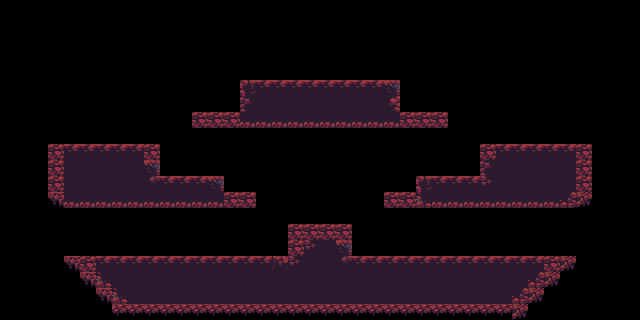

A 2D game scene composited from a Tiled map and its tileset images. What follows is a short description and the map's XML, with every tile layer's data as written:
An orthogonal 40x20 tile map with 16x16 px tiles, 1 tile layer (Capa de patrones 1), 2 tilesets.

<map version="1.5" tiledversion="1.7.2" orientation="orthogonal" renderorder="right-down" width="40" height="20" tilewidth="16" tileheight="16" infinite="0" nextlayerid="2" nextobjectid="1">
 <editorsettings>
  <export target="play.csv" format="csv" />
 </editorsettings>
 <tileset firstgid="1" name="wasteland_bk" tilewidth="16" tileheight="16" tilecount="28" columns="4">
  <image source="../images/wasteland_bk.PNG" trans="000000" width="64" height="112" />
 </tileset>
 <tileset firstgid="29" name="player" tilewidth="32" tileheight="42" tilecount="24" columns="24">
  <image source="../images/player.png" trans="000000" width="792" height="42" />
 </tileset>
 <layer id="1" name="Capa de patrones 1" width="40" height="20">
  <data encoding="csv">
0,0,0,0,0,0,0,0,0,0,0,0,0,0,0,0,0,0,0,0,0,0,0,0,0,0,0,0,0,0,0,0,0,0,0,0,0,0,0,0,
0,0,0,0,0,0,0,0,0,0,0,0,0,0,0,0,0,0,0,0,0,0,0,0,0,0,0,0,0,0,0,0,0,0,0,0,0,0,0,0,
0,0,0,0,0,0,0,0,0,0,0,0,0,0,0,0,0,0,0,0,0,0,0,0,0,0,0,0,0,0,0,0,0,0,0,0,0,0,0,0,
0,0,0,0,0,0,0,0,0,0,0,0,0,0,0,0,0,0,0,0,0,0,0,0,0,0,0,0,0,0,0,0,0,0,0,0,0,0,0,0,
0,0,0,0,0,0,0,0,0,0,0,0,0,0,0,0,0,0,0,0,0,0,0,0,0,0,0,0,0,0,0,0,0,0,0,0,0,0,0,0,
0,0,0,0,0,0,0,0,0,0,0,0,0,0,0,4,11,11,11,11,11,11,11,11,6,0,0,0,0,0,0,0,0,0,0,0,0,0,0,0,
0,0,0,0,0,0,0,0,0,0,0,0,0,0,0,9,10,10,10,10,10,10,10,10,8,0,0,0,0,0,0,0,0,0,0,0,0,0,0,0,
0,0,0,0,0,0,0,0,0,0,0,0,7,7,7,2,2,2,2,2,2,2,2,2,2,7,7,7,0,0,0,0,0,0,0,0,0,0,0,0,
0,0,0,0,0,0,0,0,0,0,0,0,0,0,0,0,0,0,0,0,0,0,0,0,0,0,0,0,0,0,0,0,0,0,0,0,0,0,0,0,
0,0,0,7,11,11,11,11,11,7,0,0,0,0,0,0,0,0,0,0,0,0,0,0,0,0,0,0,0,0,7,11,11,11,11,11,7,0,0,0,
0,0,0,7,10,10,10,10,10,6,0,0,0,0,0,0,0,0,0,0,0,0,0,0,0,0,0,0,0,0,9,10,10,10,10,10,7,0,0,0,
0,0,0,7,10,10,10,10,10,13,11,11,11,6,0,0,0,0,0,0,0,0,0,0,0,0,4,11,11,11,14,10,10,10,10,10,7,0,0,0,
0,0,0,19,2,2,2,2,2,2,2,2,2,2,7,7,0,0,0,0,0,0,0,0,7,7,15,2,2,2,2,2,2,2,2,16,17,0,0,0,
0,0,0,0,0,0,0,0,0,0,0,0,0,0,0,0,0,0,0,0,0,0,0,0,0,0,0,0,0,0,0,0,0,0,0,0,0,0,0,0,
0,0,0,0,0,0,0,0,0,0,0,0,0,0,0,0,0,0,7,7,7,7,0,0,0,0,0,0,0,0,0,0,0,0,0,0,0,0,0,0,
0,0,0,0,0,0,0,0,0,0,0,0,0,0,0,0,0,0,7,14,10,6,0,0,0,0,0,0,0,0,0,0,0,0,0,0,0,0,0,0,
0,0,0,0,19,7,11,11,11,11,11,11,11,11,11,11,11,5,14,10,10,13,11,11,11,11,11,11,11,11,11,11,11,11,7,17,0,0,0,0,
0,0,0,0,0,19,15,10,10,10,10,10,10,10,10,10,10,10,10,10,10,10,10,10,10,10,10,10,10,10,10,10,10,16,17,0,0,0,0,0,
0,0,0,0,0,0,19,15,10,10,10,10,10,10,10,10,10,10,10,10,10,10,10,10,10,10,10,10,10,10,10,10,16,17,0,0,0,0,0,0,
0,0,0,0,0,0,0,18,18,18,18,18,18,18,18,18,18,18,18,18,18,18,18,18,18,18,18,18,18,18,18,18,17,0,0,0,0,0,0,0
</data>
 </layer>
</map>
